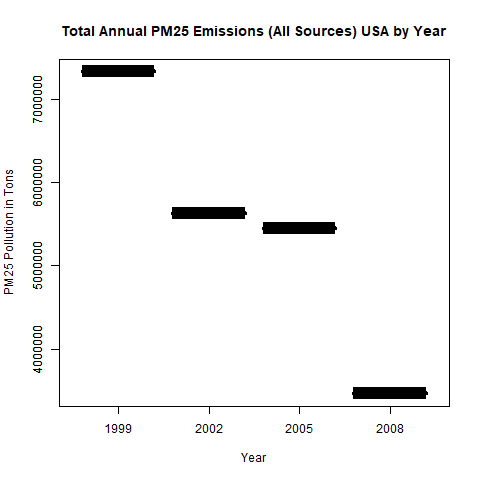

Write R code to recreate this figure.
# Jayson Leek

# Coursera Exploratory Data Project2

# Plot1

# Aggregate and summarize the data to get the yearly total emissions. I used 
# the group_by and summarize functions from dplyr

library(dplyr)

pmgroup <- PM25 %>% 
  group_by(year) %>% 
  summarize(total = sum(Emissions))

# set some reasonable marks for the axis ticks
axismarks <- c(4000000, 5000000, 6000000, 7000000, options(scipen = 10))

# plot the plot
with(pmgroup, 
     plot(x = year, 
          y = total, 
          xlab = "Year", 
          ylab = "PM25 Pollution in Tons", 
          main = "Total Annual PM25 Emissions (All Sources) USA by Year",
          col = "navyblue", 
          lwd = 4))

# add those axis ticks
axis(2, at = axismarks, labels = axismarks)

# write the png
dev.copy(png, file = "plot1.png")
dev.off()

